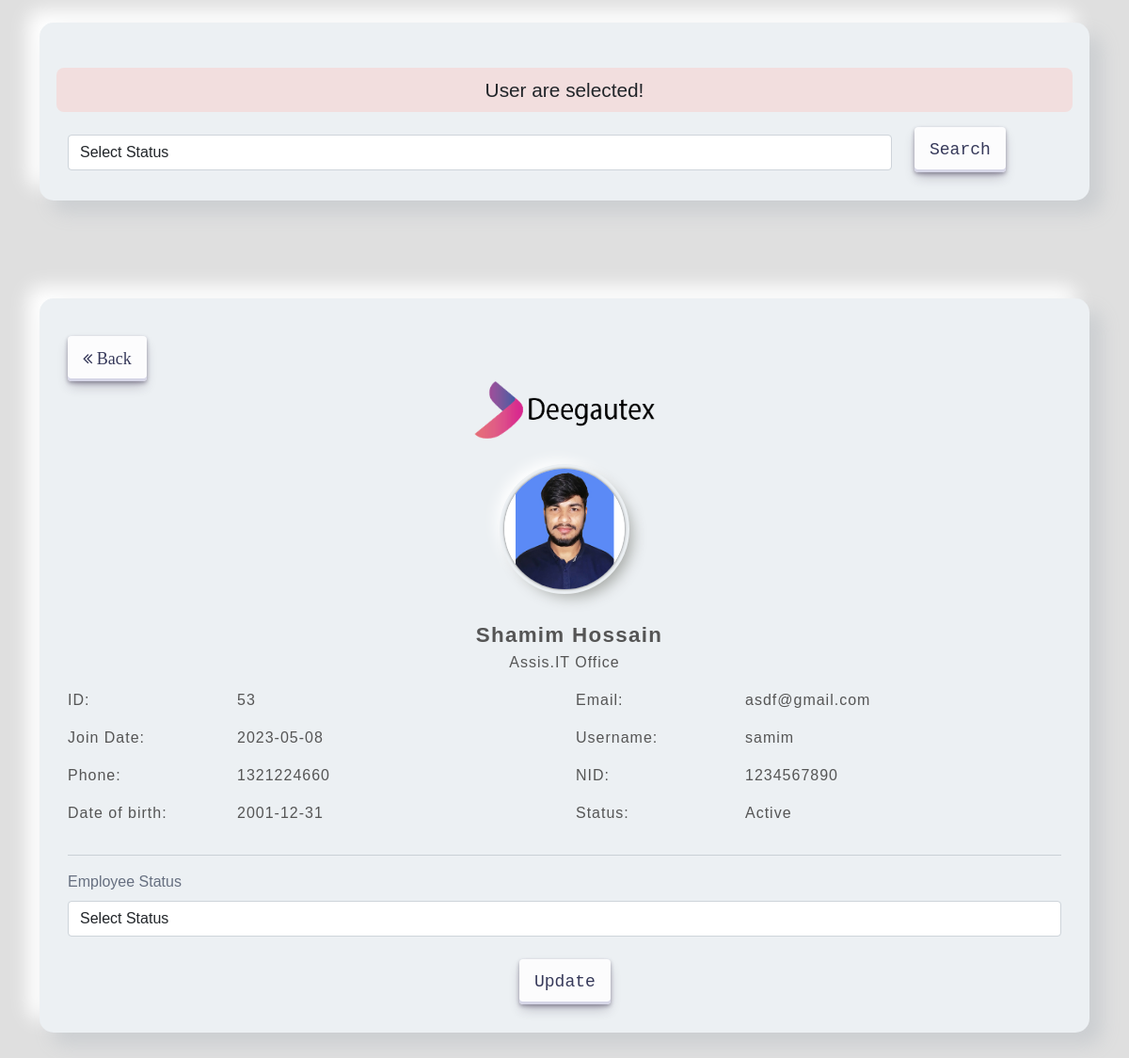
The app's page /status.php (signed in) with its own data.
### tables this page shows
CREATE TABLE `tb_employeeinfo` (
  `Id` int(11) NOT NULL,
  `E_Name` varchar(255) NOT NULL,
  `E_Designation` varchar(255) DEFAULT NULL,
  `E_Username` varchar(255) NOT NULL,
  `E_DOB` date DEFAULT NULL,
  `E_Gender` varchar(255) DEFAULT NULL,
  `E_Email` varchar(255) DEFAULT NULL,
  `E_Password` varchar(255) DEFAULT NULL,
  `E_Phone` int(11) DEFAULT NULL,
  `E_Status` int(11) DEFAULT NULL,
  `E_FatherName` varchar(255) DEFAULT NULL,
  `E_MotherName` varchar(255) DEFAULT NULL,
  `E_PresentAddress` varchar(255) DEFAULT NULL,
  `E_PermanentAddress` varchar(255) DEFAULT NULL,
  `E_EmargencyPhone` int(11) DEFAULT NULL,
  `E_Nationality` varchar(255) DEFAULT NULL,
  `E_MarritalStatus` varchar(255) DEFAULT NULL,
  `E_Religion` varchar(255) DEFAULT NULL,
  `E_NID` int(11) DEFAULT NULL,
  `E_OfficeId` int(11) DEFAULT NULL,
  `E_JoinDate` date DEFAULT NULL,
  `E_BloodGroup` varchar(255) DEFAULT NULL,
  `E_Image` varchar(255) DEFAULT NULL,
  `E_EvaluationPermission` int(11) DEFAULT NULL,
  `E_dep_id` int(11) DEFAULT NULL,
  `E_AccountPermittion` int(11) DEFAULT NULL
);

### status.php (the view, shortened to what this page needs)
<?php
    include 'dbconfig.php';
    if(isset($_SESSION['Id']) && isset($_SESSION['E_Name']))
    {
?>
<!DOCTYPE html>
<html lang="en">
<head>
    <link rel="stylesheet" href="https://cdnjs.cloudflare.com/ajax/libs/font-awesome/4.7.0/css/font-awesome.min.css">
    <link href="https://cdn.jsdelivr.net/npm/bootstrap@5.0.2/dist/css/bootstrap.min.css" rel="stylesheet">
    <link href="https://maxcdn.bootstrapcdn.com/font-awesome/4.3.0/css/font-awesome.min.css" rel="stylesheet">
    <link rel="stylesheet" href="status.css" media="screen">
    <link rel="stylesheet" href="button89.css" media="screen">
</head>
<body>
<?php
    $Id = "".$_SESSION['Id'];
    $sqlData = "SELECT * FROM tb_employeeinfo WHERE Id = $Id";
    $sqlResult = mysqli_query($conn,$sqlData);
    foreach($sqlResult as $data)
    {
        $sname = $data['E_Name'];
        $sdesig = $data['E_Designation'];
        $sdob = $data['E_DOB'];
        $semail = $data['E_Email'];
        $susername = $data['E_Username'];
        $sphone = $data['E_Phone'];
        if($data['E_Status'] == 1)
        {
            $sstatus = "Active";
        }
        $snid = $data['E_NID'];
        $sjoinDate = $data['E_JoinDate'];
        $simage = $data['E_Image'];
        $sId = $data['E_OfficeId'];
        $error = "User are selected!";
    }
?>
<section id="searchSection">
    <div class="container">
        <form action="" method="POST">
            <div class="wrapper2">
                <div class="row">
                    <p class="error text-center text-dark mark"><?php echo $error; ?></p>
                    <div class="col-md-10">
                        <select name="cbxStatus" class="form-control mt-2" id="Status">
                            <option selected disabled>Select Status</option>
                        </select>
                    </div>
                    <div class="col-md-2">
                        <button name="btnSearch" type="submit" class="button-30">Search</button>
                    </div>
                </div>
            </div>
        </form>
    </div>
</section>
<section id="statusPermission">
    <div class="container">
        <div class="row">
            <div class="col">
                <div class="wrapper">
                    <a href="profil"><button class="button-30"><i class="fa fa-angle-double-left"> Back</i></button></a>
                    <div class="text-center mb-4"><img src="img/logo3.png" alt="Logo not found..."></div>
                    <div class="logo">
                        <img src="P_Pic/<?php echo $simage;?>" alt="Photo not found...">
                    </div>
                    <div class="text-center mt-4 name">
                        <?php echo $sname;?>
                    </div>
                    <div class="text-center">
                        <p><?php echo $sdesig;?></p>
                    </div>
                    <div class="row">
                        <div class="col-md-6">
                            <div class="row">
                                <div class="col-4"><p>ID: </p></div>
                                <div class="col-8"><p><?php echo $sId;?></p></div>
                            </div>
                            <div class="row">
                                <div class="col-4"><p>Join Date: </p></div>
                                <div class="col-8"><p><?php echo $sjoinDate;?></p></div>
                            </div>
                            <div class="row">
                                <div class="col-4"><p>Phone: </p></div>
                                <div class="col-8"><p><?php echo $sphone;?></p></div>
                            </div>
                            <div class="row">
                                <div class="col-4"><p>Date of birth: </p></div>
                                <div class="col-8"><p><?php echo $sdob;?></p></div>
                            </div>
                        </div>
                        <div class="col-md-6">
                            <div class="row">
                            <div class="col-4"><p>Email: </p></div>
                            <div class="col-8"><p><?php echo $semail;?></p></div>
                            </div>
                            <div class="row">
                                <div class="col-4"><p>Username: </p></div>
                                <div class="col-8"><p><?php echo $susername;?></p></div>
                            </div>
                            <div class="row">
                                <div class="col-4"><p>NID: </p></div>
                                <div class="col-8"><p><?php echo $snid;?></p></div>
                            </div>
                            <div class="row">
                                <div class="col-4"><p>Status: </p></div>
                                <div class="col-8"><p><?php echo $sstatus;?></p></div>
                            </div>
                        </div>
                    </div>
                    <hr>
                    <form action="userCreateBK" method="POST">
                        <div class="row">
                            <div class="col">
                                <label class="labels" for="Status">Employee Status</label>
                                <select name="cbxStatus1" class="form-control mt-2" id="Status">
                                    <option selected disabled>Select Status</option>
                                </select>
                            </div>
                        </div>
                        <div class="row mt-4">
                            <div class="col text-center">
                                <button name="btnStatusUpdate" type="submit" class="button-30">Update</button>
                            </div>
                        </div>
                    </form>
                </div>
            </div>
        </div>
    </div>
</section>
</body>
</html>
<?php
    }
    else{
        header("Location: log.php");
        exit();
    }
?>

### status.css (style rules this page uses)
* { padding: 0; margin: 0; box-sizing: border-box; }
body { font-family: 'Titillium Web', sans-serif; font-size:16px; color:#666f80; text-transform:initial; max-width:1920px; margin:0 auto; overflow-x:hidden; background-color: rgb(223, 223, 223); }
.wrapper { max-width: 100%; min-height: 31.25rem; margin: 80px auto; padding: 40px 30px 30px 30px; background-color: #ecf0f3; border-radius: 15px; box-shadow: 13px 13px 20px #cbced1, -13px -13px 20px #fff; }
.wrapper2 { max-width: 100%; min-height: 6rem; margin: 1.5rem auto; padding: 40px 30px 30px 30px; background-color: #ecf0f3; border-radius: 15px; box-shadow: 13px 13px 20px #cbced1, -13px -13px 20px #fff; }
.wrapper img { height: 100%; width: 12rem; margin-bottom: 0.5rem; }
.logo { width: 8rem; margin: auto; }
.logo img { width: 100%; height: 8rem; object-fit: cover; border-radius: 50%; box-shadow: 0px 0px 3px #5f5f5f, 0px 0px 0px 5px #ecf0f3, 8px 8px 15px #a7aaa7, -8px -8px 15px #fff; }
.wrapper .name { font-weight: 600; font-size: 1.4rem; letter-spacing: 1.3px; padding-left: 10px; color: #555; }
.wrapper p { font-weight: 400; font-size: 1rem; letter-spacing: 1px; color: #555; }
.button-30 { align-items: center; appearance: none; background-color: #FCFCFD; border-radius: 4px; border-width: 0; box-shadow: rgba(45, 35, 66, 0.4) 0 2px 4px,rgba(45, 35, 66, 0.3) 0 7px 13px -3px,#D6D6E7 0 -3px 0 inset; box-sizing: border-box; color: #36395A; cursor: pointer; display: inline-flex; font-family: "JetBrains Mono",monospace; height: 48px; justify-content: center; line-height: 1; list-style: none; overflow: hidden; padding-left: 16px; padding-right: 16px; position: relative; text-align: left; text-decoration: none; transition: box-shadow .15s,transform .15s; user-select: none; -webkit-user-select: none; touch-action: manipulation; white-space: nowrap; will-change: box-shadow,transform; font-size: 18px; }

### button89.css (style rules this page uses)
* { font-family: sans-serif; }
.error { background: #f2dede; color: #a94442; text-align: center; font-size: 1.3rem; padding: .5rem; margin-top: .5rem; width: 100%; border-radius: .5rem; }

### records on screen
tb_employeeinfo: E_Image (picture), E_Name "Shamim Hossain", E_Designation "Assis.IT Office", E_OfficeId "53", E_JoinDate "2023-05-08", E_Phone "1321224660", E_DOB "2001-12-31", E_Email "asdf@gmail.com", E_Username "samim", E_NID "1234567890", E_Status "Active"

### other values on screen
$error "User are selected!"
